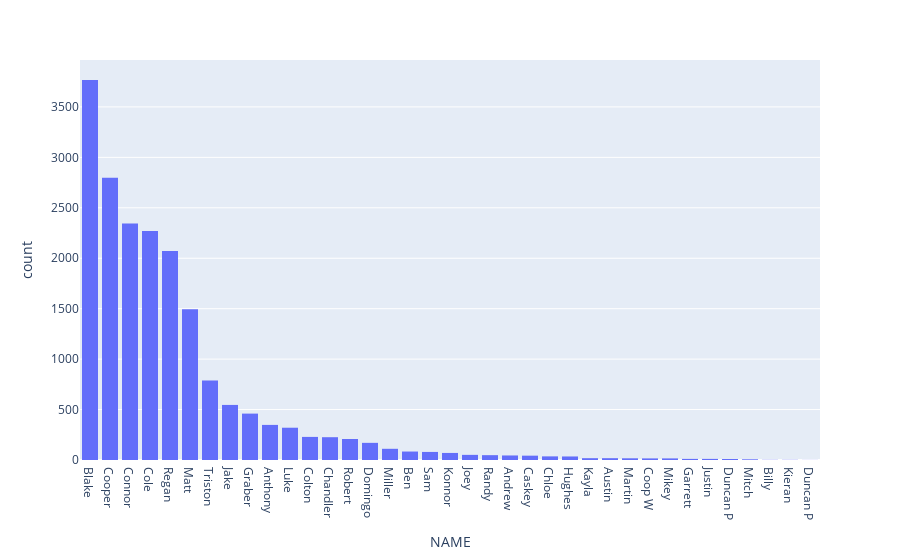

The cell this chart's notebook holds for it:
### Code cell
px.histogram(data_frame=df, x="NAME").update_xaxes(categoryorder="total descending")

### Figure 1 — Plotly figure (JSON) as saved in the notebook; plotly's stock layout.template omitted (floating-point values rounded to 4 significant figures; data arrays with more than 128 entries replaced by an {"elided": "..."} marker saying what was removed)
{"data": [{"alignmentgroup": "True", "bingroup": "x", "hovertemplate": "NAME=%{x}<br>count=%{y}<extra></extra>", "legendgroup": "", "marker": {"color": "#636efa", "pattern": {"shape": ""}}, "name": "", "offsetgroup": "", "orientation": "v", "showlegend": false, "type": "histogram", "x": {"elided": "18771 str values"}, "xaxis": "x", "yaxis": "y"}], "layout": {"barmode": "relative", "legend": {"tracegroupgap": 0}, "margin": {"t": 60}, "xaxis": {"anchor": "y", "categoryorder": "total descending", "domain": [0, 1], "title": {"text": "NAME"}}, "yaxis": {"anchor": "x", "domain": [0, 1], "title": {"text": "count"}}}}
